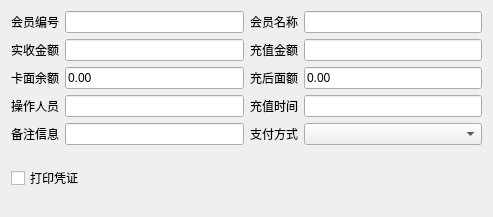
<?xml version="1.0" encoding="UTF-8"?>
<ui version="4.0">
 <class>w_m_member_list_recharge_Dialog</class>
 <widget class="QDialog" name="w_m_member_list_recharge_Dialog">
  <property name="geometry">
   <rect>
    <x>0</x>
    <y>0</y>
    <width>493</width>
    <height>217</height>
   </rect>
  </property>
  <property name="windowTitle">
   <string>Dialog</string>
  </property>
  <layout class="QVBoxLayout" name="verticalLayout">
   <item>
    <layout class="QGridLayout" name="gridLayout">
     <item row="0" column="0" colspan="2">
      <widget class="QLabel" name="label_vch_memberno_t">
       <property name="text">
        <string>会员编号</string>
       </property>
      </widget>
     </item>
     <item row="0" column="2">
      <widget class="QLineEdit" name="lineEdit_vch_memberno"/>
     </item>
     <item row="0" column="3" colspan="2">
      <widget class="QLabel" name="label_vch_member_t">
       <property name="text">
        <string>会员名称</string>
       </property>
      </widget>
     </item>
     <item row="0" column="5">
      <widget class="QLineEdit" name="lineEdit_vch_member"/>
     </item>
     <item row="1" column="0" colspan="2">
      <widget class="QLabel" name="label_num_realamount_t">
       <property name="text">
        <string>实收金额</string>
       </property>
      </widget>
     </item>
     <item row="1" column="2">
      <widget class="lds_lineedit_selectedall" name="lineEdit_num_realamount"/>
     </item>
     <item row="1" column="3" colspan="2">
      <widget class="QLabel" name="label_num_deposit_t">
       <property name="text">
        <string>充值金额</string>
       </property>
      </widget>
     </item>
     <item row="1" column="5">
      <widget class="lds_lineedit_selectedall" name="lineEdit_num_deposit"/>
     </item>
     <item row="2" column="0" colspan="2">
      <widget class="QLabel" name="label_remain_t">
       <property name="text">
        <string>卡面余额</string>
       </property>
      </widget>
     </item>
     <item row="2" column="2">
      <widget class="QLineEdit" name="lineEdit_remain">
       <property name="text">
        <string>0.00</string>
       </property>
      </widget>
     </item>
     <item row="2" column="3" colspan="2">
      <widget class="QLabel" name="label_amount_t">
       <property name="text">
        <string>充后面额</string>
       </property>
      </widget>
     </item>
     <item row="2" column="5">
      <widget class="QLineEdit" name="lineEdit_amount">
       <property name="text">
        <string>0.00</string>
       </property>
      </widget>
     </item>
     <item row="4" column="0" colspan="2">
      <widget class="QLabel" name="label_vch_memo_t">
       <property name="text">
        <string>备注信息</string>
       </property>
      </widget>
     </item>
     <item row="4" column="2">
      <widget class="QLineEdit" name="lineEdit_vch_memo"/>
     </item>
     <item row="4" column="3" colspan="2">
      <widget class="QLabel" name="label_ch_pay_mode_t">
       <property name="text">
        <string>支付方式</string>
       </property>
      </widget>
     </item>
     <item row="4" column="5">
      <widget class="lds_ComboBox" name="comboBox_ch_pay_mode"/>
     </item>
     <item row="3" column="5">
      <widget class="QLineEdit" name="lineEdit_operdate"/>
     </item>
     <item row="3" column="3" colspan="2">
      <widget class="QLabel" name="label_operdate_t">
       <property name="text">
        <string>充值时间</string>
       </property>
      </widget>
     </item>
     <item row="3" column="2">
      <widget class="QLineEdit" name="lineEdit_vch_operid"/>
     </item>
     <item row="3" column="0" colspan="2">
      <widget class="QLabel" name="label_vch_operid_t">
       <property name="text">
        <string>操作人员</string>
       </property>
      </widget>
     </item>
    </layout>
   </item>
   <item>
    <layout class="QHBoxLayout" name="horizontalLayout">
     <item>
      <widget class="QCheckBox" name="checkBox">
       <property name="text">
        <string>打印凭证</string>
       </property>
      </widget>
     </item>
     <item>
      <widget class="lds_toolbar" name="widget"/>
     </item>
    </layout>
   </item>
  </layout>
 </widget>
 <customwidgets>
  <customwidget>
   <class>lds_toolbar</class>
   <extends>QFrame</extends>
   <header>lds_toolbar.h</header>
   <container>1</container>
  </customwidget>
  <customwidget>
   <class>lds_ComboBox</class>
   <extends>QComboBox</extends>
   <header>lds_combobox.h</header>
  </customwidget>
  <customwidget>
   <class>lds_lineedit_selectedall</class>
   <extends>QLineEdit</extends>
   <header>lds_lineedit_selectedall.h</header>
  </customwidget>
 </customwidgets>
 <tabstops>
  <tabstop>checkBox</tabstop>
  <tabstop>lineEdit_vch_member</tabstop>
  <tabstop>lineEdit_num_realamount</tabstop>
  <tabstop>lineEdit_num_deposit</tabstop>
  <tabstop>lineEdit_remain</tabstop>
  <tabstop>lineEdit_amount</tabstop>
  <tabstop>lineEdit_vch_memo</tabstop>
  <tabstop>comboBox_ch_pay_mode</tabstop>
  <tabstop>lineEdit_operdate</tabstop>
  <tabstop>lineEdit_vch_operid</tabstop>
  <tabstop>lineEdit_vch_memberno</tabstop>
 </tabstops>
 <resources/>
 <connections/>
</ui>
